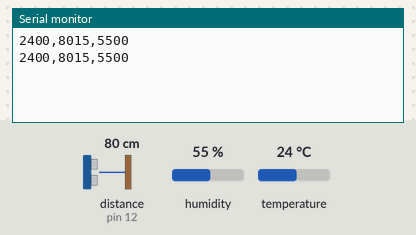
The sketch below on a simulated Arduino Uno, built with avr-gcc and run on an emulated ATmega328P. On the bench: the last lines printed to the serial monitor. Wiring (inferred from the names in the program): DHT11 sensor: data pin 7; ultrasonic range finder: trigger pin 11; echo pin 12. Inputs (shaded band) come from the test bench; at power-on: distance to the obstacle (sensor on pin 12) 80 cm, humidity 55 %, temperature 24 °C. The echo pulse lasts 58.3 µs per cm.

Above: at 2.3 s.
2.4 s: distance to the obstacle (sensor on pin 12) set to 2 cm
At 3.8 s:
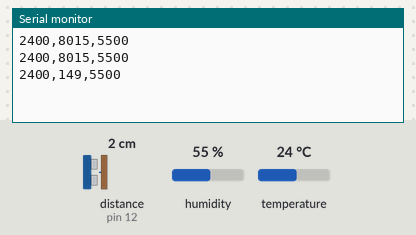
4.5 s: humidity set to 22 %
At 5.8 s:
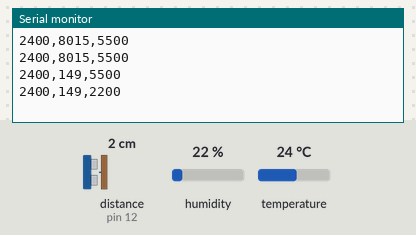
6.6 s: temperature set to 12 °C
At 8.5 s:
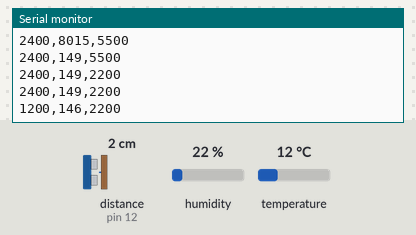
8.7 s: distance to the obstacle (sensor on pin 12) set to 4 cm
At 10.4 s:
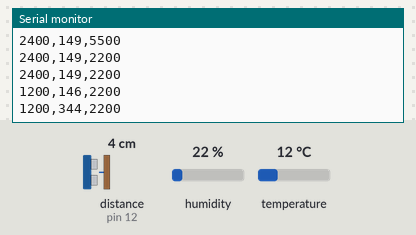
10.8 s: humidity set to 40 %
At 10.8 s:
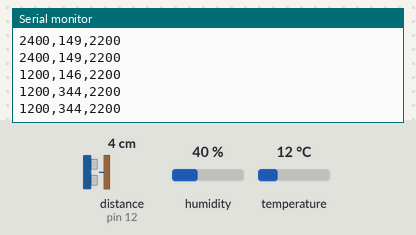
Timing chart, 0 to 13.8 s (numbered marks = the images above; inputs shaded):
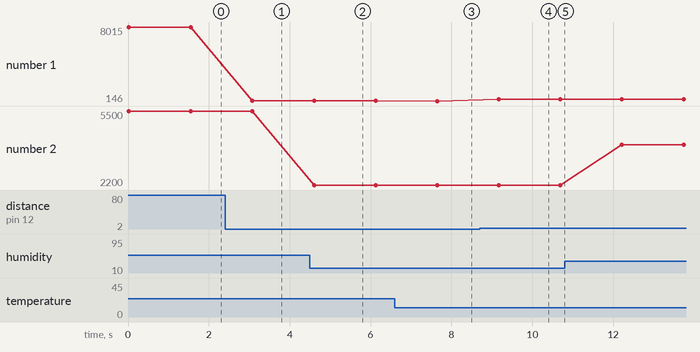

The sketch:

sonarduino.ino
```cpp
#include <dht.h>

const unsigned int TEMP_PIN = 7;
const unsigned int TRIG_PIN = 11;
const unsigned int ECHO_PIN = 12;
const float SENSOR_GAP = 0.2;
const unsigned int BAUD_RATE = 9600;
float current_temperature = 0.0;
float current_distance = 0.0;
const unsigned int DELAY = 1500;

dht DHT;

void setup() {
  Serial.begin(BAUD_RATE);
}

void loop() {
  current_temperature = get_temperature();
  Serial.print(scaled_value(current_temperature));
  Serial.print(",");
  const unsigned long duration = measure_distance();
  current_distance = microseconds_to_cm(duration);
  Serial.print(scaled_value(current_distance));
  Serial.print(",");
  Serial.println(scaled_value(DHT.humidity));
  delay(DELAY);
}

long scaled_value(const float value) {
  float round_offset = value < 0 ? -0.5 : 0.5;
  return (long)(value * 100 + round_offset);
}

const float get_temperature() {
  DHT.read11(TEMP_PIN);
  return DHT.temperature;
}

const float microseconds_per_cm() {
  return 1 / ((331.5 + (0.6 * current_temperature)) / 10000);
}

const float sensor_offset() {
  return SENSOR_GAP * microseconds_per_cm() * 2;
}

const float microseconds_to_cm(const unsigned long microseconds) {
  const float net_distance = max(0, microseconds - sensor_offset());
  return net_distance / microseconds_per_cm() / 2;
}

const unsigned long measure_distance() {
  // Init pins
  pinMode(ECHO_PIN, INPUT);
  pinMode(TRIG_PIN, OUTPUT);

  // Give delay
  digitalWrite(TRIG_PIN, LOW);
  delayMicroseconds(2);
  digitalWrite(TRIG_PIN, HIGH);
  delayMicroseconds(5);
  digitalWrite(TRIG_PIN, LOW);

  // Get time
  return pulseIn(ECHO_PIN, HIGH);

  delay(1000);
}
```

Measured:
- after the input at 2.4 s, the serial monitor: prints a new line after 0.68 s (image 1)
- after the input at 4.5 s, the serial monitor: prints a new line after 0.10 s (image 2)
- after the input at 6.6 s, the serial monitor: prints a new line after 1.0 s (image 3)
- after the input at 8.7 s, the serial monitor: prints a new line after 0.47 s (image 4)
- plotted number 1: 8015 → 149 after the input at 2.4 s, 149 → 146 after the input at 6.6 s, 146 → 344 after the input at 8.7 s
- plotted number 2: 5500 → 2200 after the input at 4.5 s, 2200 → 4000 after the input at 10.8 s
